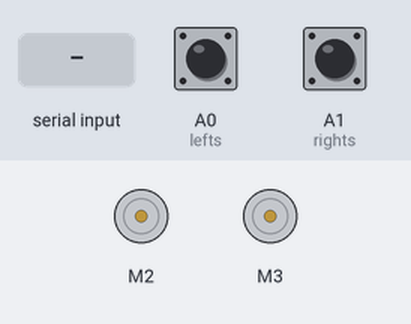
Simulated run of this sketch. Board: Arduino Uno, built with avr-gcc and run on an emulated ATmega328P. Shown: 2 × DC motor (green arrow = forward, orange = backward, longer = faster). The inputs (shaded band) are chosen by the test bench; at power-on: A0 (lefts) LOW, A1 (rights) LOW.

Above: at 1.2 s.
1.3 s: "F" received over the second serial link
At 2.5 s:
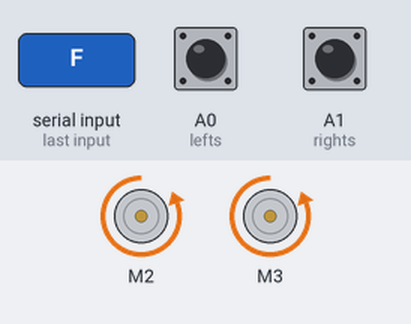
2.8 s: "B" received over the second serial link
At 3.6 s:
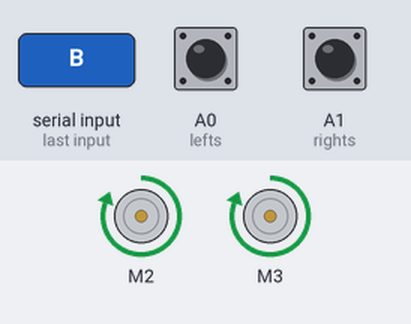
4.3 s: "L" received over the second serial link
At 4.8 s:
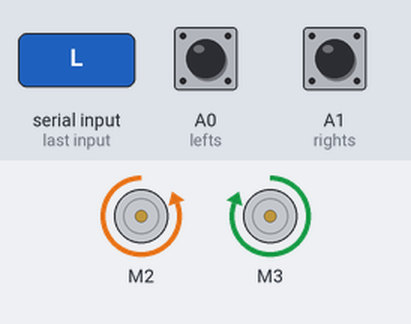
5.8 s: "R" received over the second serial link
At 7.0 s:
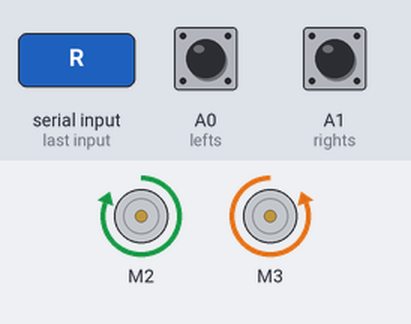
7.3 s: "X" received over the second serial link
At 8.3 s:
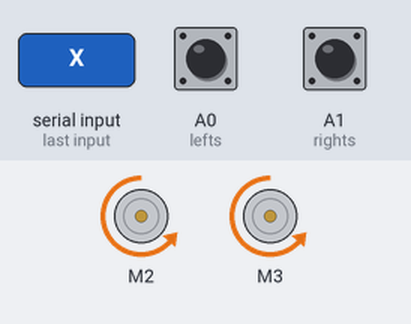
8.8 s: "x" received over the second serial link
At 9.4 s:
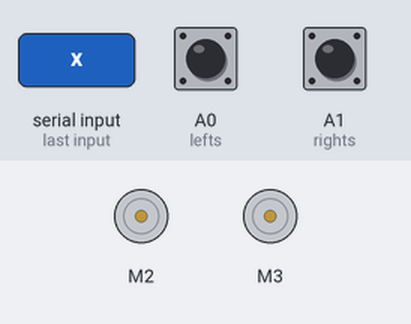
Timing chart, 0 to 11.3 s (numbered marks = the images above; inputs shaded):
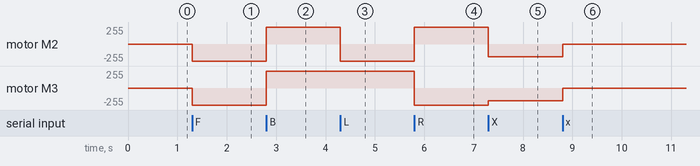

The sketch:

brilliant_kasi1.ino
```cpp
#include <AFMotor.h>
#include <SoftwareSerial.h>
SoftwareSerial bluetoothSerial(9, 10);
#define lefts A0
#define rights A1
char command;
bool mode = false;
// AF_DCMotor motor1(1, MOTOR12_1KHZ);
AF_DCMotor motor2(2, MOTOR12_1KHZ);
AF_DCMotor motor3(3, MOTOR34_1KHZ);
// AF_DCMotor motor4(4, MOTOR34_1KHZ);
void setup() {
  // motor1.setSpeed(180);
  motor2.setSpeed(180);
  motor3.setSpeed(180);
  // motor4.setSpeed(180);
  pinMode(lefts,INPUT);
  pinMode(rights,INPUT);
  Serial.begin(9600);
  bluetoothSerial.begin(9600);
}
void loop(){
  if (bluetoothSerial.available() > 0) {
    command = bluetoothSerial.read();
    Stop();
    switch (command) {
      case 'F':
        forward_BT();
        break;
      case 'B':
        backward_BT();
        break;
      case 'L':
        turnLeft();
        break;
      case 'R':
        turnRight();
        break;
      case 'X':
        mode = true;
        break;
      case 'x':
        mode = false;
    }
      if(mode == true){
        if((digitalRead(rights) == 0)&&(digitalRead(lefts) == 0)){forward();}
        if((digitalRead(rights) == 1)&&(digitalRead(lefts) == 0)){turnLeft();}
        if((digitalRead(rights) == 0)&&(digitalRead(lefts) == 1)){turnRight();}
        if((digitalRead(rights) == 1)&&(digitalRead(lefts) == 1)){Stop();}
  }
    if(mode == false){
      loop();
    }
  }
}
void turnRight(){
// motor1.setSpeed(255);
// motor1.run(FORWARD);
motor2.setSpeed(255);
motor2.run(FORWARD);
motor3.setSpeed(255);
motor3.run(BACKWARD);
// motor4.setSpeed(255);
// motor4.run(BACKWARD);
}
void turnLeft(){
// motor1.setSpeed(255);
// motor1.run(BACKWARD);
motor2.setSpeed(255);
motor2.run(BACKWARD);
motor3.setSpeed(255);
motor3.run(FORWARD);
// motor4.setSpeed(255);
// motor4.run(FORWARD);
}
void backward(){
// motor1.setSpeed(255);
// motor1.run(FORWARD);
motor2.setSpeed(200);
motor2.run(FORWARD);
motor3.setSpeed(200);
motor3.run(FORWARD);
// motor4.setSpeed(255);
// motor4.run(FORWARD);
}
void forward(){
// motor1.setSpeed(255);
// motor1.run(BACKWARD);
motor2.setSpeed(190);
motor2.run(BACKWARD);
motor3.setSpeed(190);
motor3.run(BACKWARD);
// motor4.setSpeed(255);
// motor4.run(BACKWARD);
}
void Stop(){
// motor1.setSpeed(0);
// motor1.run(RELEASE);
motor2.setSpeed(0);
motor2.run(RELEASE);
motor3.setSpeed(0);
motor3.run(RELEASE);
// motor4.setSpeed(0);
// motor4.run(RELEASE);
}
void backward_BT(){
// motor1.setSpeed(255);
// motor1.run(FORWARD);
motor2.setSpeed(255);
motor2.run(FORWARD);
motor3.setSpeed(255);
motor3.run(FORWARD);
// motor4.setSpeed(255);
// motor4.run(FORWARD);
}
void forward_BT(){
// motor1.setSpeed(255);
// motor1.run(BACKWARD);
motor2.setSpeed(255);
motor2.run(BACKWARD);
motor3.setSpeed(255);
motor3.run(BACKWARD);
// motor4.setSpeed(255);
// motor4.run(BACKWARD);
}
```

Measured:
- after the input at 1.3 s, motor M2, motor M3: stopped → backward 255/255 at once
- after the input at 2.8 s, motor M2, motor M3: backward 255/255 → forward 255/255 at once
- after the input at 4.3 s, motor M2: forward 255/255 → backward 255/255 at once
- after the input at 5.8 s, motor M2: backward 255/255 → forward 255/255 at once; motor M3: forward 255/255 → backward 255/255 at once
- after the input at 7.3 s, motor M2: forward 255/255 → backward 190/255 at once; motor M3: backward 255/255 → backward 190/255 at once
- after the input at 8.8 s, motor M2, motor M3: backward 190/255 → stopped at once
